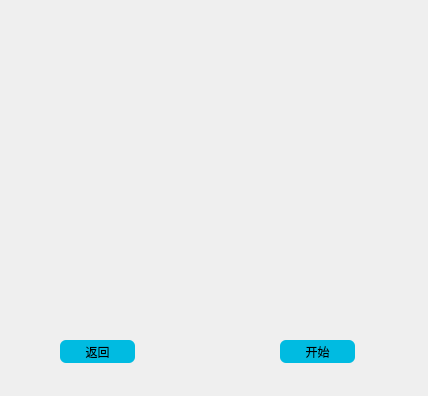
<?xml version="1.0" encoding="UTF-8"?>
<ui version="4.0">
 <class>Dialog2</class>
 <widget class="QDialog" name="Dialog2">
  <property name="geometry">
   <rect>
    <x>0</x>
    <y>0</y>
    <width>428</width>
    <height>396</height>
   </rect>
  </property>
  <property name="windowTitle">
   <string>拼图2</string>
  </property>
  <property name="styleSheet">
   <string notr="true">QPushButton{
border-radius: 6px;
background-color:rgb(0,187,225);
}
QDialog{
background-color:rbg(170,0,255);
}</string>
  </property>
  <widget class="QPushButton" name="pushButton">
   <property name="geometry">
    <rect>
     <x>60</x>
     <y>340</y>
     <width>75</width>
     <height>23</height>
    </rect>
   </property>
   <property name="text">
    <string>返回</string>
   </property>
  </widget>
  <widget class="QPushButton" name="pushButton_2">
   <property name="geometry">
    <rect>
     <x>280</x>
     <y>340</y>
     <width>75</width>
     <height>23</height>
    </rect>
   </property>
   <property name="text">
    <string>开始</string>
   </property>
  </widget>
  <widget class="QWidget" name="gridLayoutWidget">
   <property name="geometry">
    <rect>
     <x>0</x>
     <y>0</y>
     <width>421</width>
     <height>341</height>
    </rect>
   </property>
   <layout class="QGridLayout" name="gridLayout"/>
  </widget>
 </widget>
 <resources/>
 <connections/>
</ui>
